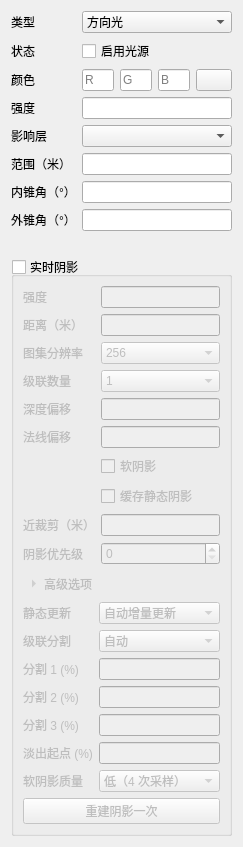
<?xml version="1.0" encoding="UTF-8"?>
<ui version="4.0">
 <class>LightComponentEditorForm</class>
 <widget class="QWidget" name="LightComponentEditorForm">
  <layout class="QFormLayout" name="formLayout">
   <property name="formAlignment"><set>Qt::AlignLeft|Qt::AlignTop</set></property>
   <property name="labelAlignment"><set>Qt::AlignLeft|Qt::AlignVCenter</set></property>
   <property name="fieldGrowthPolicy"><enum>QFormLayout::AllNonFixedFieldsGrow</enum></property>
   <item row="0" column="0"><widget class="QLabel" name="typeLabel"><property name="text"><string>类型</string></property></widget></item>
   <item row="0" column="1"><widget class="QComboBox" name="typeCombo">
    <item><property name="text"><string>方向光</string></property></item>
    <item><property name="text"><string>点光源</string></property></item>
    <item><property name="text"><string>聚光灯</string></property></item>
   </widget></item>
   <item row="1" column="0"><widget class="QLabel" name="stateLabel"><property name="text"><string>状态</string></property></widget></item>
   <item row="1" column="1"><widget class="QCheckBox" name="enabledCheck"><property name="text"><string>启用光源</string></property></widget></item>
   <item row="2" column="0"><widget class="QLabel" name="colorLabel"><property name="text"><string>颜色</string></property><property name="toolTip"><string>RGB 数值为线性颜色，可大于 1；色块与拾色器按 sRGB 显示。</string></property></widget></item>
   <item row="2" column="1"><layout class="QHBoxLayout" name="colorLayout">
    <item><widget class="QLineEdit" name="redEdit"><property name="sizePolicy"><sizepolicy hsizetype="Ignored" vsizetype="Fixed"><horstretch>1</horstretch><verstretch>0</verstretch></sizepolicy></property><property name="minimumSize"><size><width>32</width><height>0</height></size></property><property name="accessibleName"><string>R（线性）</string></property><property name="placeholderText"><string>R</string></property><property name="toolTip"><string>线性红色分量，可大于 1。拾色器按 sRGB 显示。</string></property></widget></item>
    <item><widget class="QLineEdit" name="greenEdit"><property name="sizePolicy"><sizepolicy hsizetype="Ignored" vsizetype="Fixed"><horstretch>1</horstretch><verstretch>0</verstretch></sizepolicy></property><property name="minimumSize"><size><width>32</width><height>0</height></size></property><property name="accessibleName"><string>G（线性）</string></property><property name="placeholderText"><string>G</string></property></widget></item>
    <item><widget class="QLineEdit" name="blueEdit"><property name="sizePolicy"><sizepolicy hsizetype="Ignored" vsizetype="Fixed"><horstretch>1</horstretch><verstretch>0</verstretch></sizepolicy></property><property name="minimumSize"><size><width>32</width><height>0</height></size></property><property name="accessibleName"><string>B（线性）</string></property><property name="placeholderText"><string>B</string></property></widget></item>
    <item><widget class="QPushButton" name="colorButton"><property name="text"><string/></property><property name="minimumSize"><size><width>36</width><height>0</height></size></property><property name="maximumSize"><size><width>36</width><height>16777215</height></size></property><property name="sizePolicy"><sizepolicy hsizetype="Fixed" vsizetype="Fixed"><horstretch>0</horstretch><verstretch>0</verstretch></sizepolicy></property><property name="accessibleName"><string>选择光源颜色</string></property><property name="toolTip"><string>选择颜色；拾色器按 sRGB 显示，保存为线性 RGB。</string></property></widget></item>
   </layout></item>
   <item row="3" column="0"><widget class="QLabel" name="intensityLabel"><property name="text"><string>强度</string></property></widget></item>
   <item row="3" column="1"><widget class="QLineEdit" name="intensityEdit"><property name="toolTip"><string>与 URP 对齐的相对强度，0 关闭照明；通过 Transform 旋转改变照射方向。</string></property></widget></item>
   <item row="4" column="0"><widget class="QLabel" name="maskLabel"><property name="text"><string>影响层</string></property></widget></item>
   <item row="4" column="1"><widget class="LayerMaskCombo" name="maskCombo"><property name="sizePolicy"><sizepolicy hsizetype="Ignored" vsizetype="Fixed"><horstretch>1</horstretch><verstretch>0</verstretch></sizepolicy></property></widget></item>
   <item row="5" column="0"><widget class="QLabel" name="rangeLabel"><property name="text"><string>范围（米）</string></property></widget></item>
   <item row="5" column="1"><widget class="QLineEdit" name="rangeEdit"><property name="toolTip"><string>照明强度随世界距离平方衰减，在此范围边缘平滑降到零。</string></property></widget></item>
   <item row="6" column="0"><widget class="QLabel" name="innerAngleLabel"><property name="text"><string>内锥角（°）</string></property></widget></item>
   <item row="6" column="1"><widget class="QLineEdit" name="innerAngleEdit"><property name="toolTip"><string>完整锥角，0° 至外锥角。由内锥向外锥平滑衰减。</string></property></widget></item>
   <item row="7" column="0"><widget class="QLabel" name="outerAngleLabel"><property name="text"><string>外锥角（°）</string></property></widget></item>
   <item row="7" column="1"><widget class="QLineEdit" name="outerAngleEdit"><property name="toolTip"><string>完整锥角，1° 至 179°。</string></property></widget></item>
   <item row="8" column="0" colspan="2"><widget class="QLabel" name="directionHint"><property name="wordWrap"><bool>true</bool></property></widget></item>
   <item row="9" column="0" colspan="2"><widget class="QGroupBox" name="shadowGroup">
    <property name="title"><string>实时阴影</string></property><property name="checkable"><bool>true</bool></property><property name="checked"><bool>false</bool></property>
    <property name="toolTip"><string>开启方向光阴影。当前由最亮且开启阴影的方向光提供主阴影。</string></property>
    <layout class="QFormLayout" name="shadowLayout">
     <property name="formAlignment"><set>Qt::AlignLeft|Qt::AlignTop</set></property>
     <property name="labelAlignment"><set>Qt::AlignLeft|Qt::AlignVCenter</set></property>
     <property name="fieldGrowthPolicy"><enum>QFormLayout::AllNonFixedFieldsGrow</enum></property>
     <item row="0" column="0"><widget class="QLabel" name="shadowStrengthLabel"><property name="text"><string>强度</string></property></widget></item>
     <item row="0" column="1"><widget class="QLineEdit" name="shadowStrengthEdit"><property name="toolTip"><string>阴影强度，范围 0 到 1。不会使环境漫反射完全变黑。</string></property></widget></item>
     <item row="1" column="0"><widget class="QLabel" name="shadowDistanceLabel"><property name="text"><string>距离（米）</string></property></widget></item>
     <item row="1" column="1"><widget class="QLineEdit" name="shadowDistanceEdit"><property name="toolTip"><string>从当前视口相机计算的最大阴影距离，必须大于 0。较短距离可提高局部阴影精度。</string></property></widget></item>
     <item row="2" column="0"><widget class="QLabel" name="shadowResolutionLabel"><property name="text"><string>图集分辨率</string></property></widget></item>
     <item row="2" column="1"><widget class="QComboBox" name="shadowResolutionCombo">
      <item><property name="text"><string>256</string></property></item><item><property name="text"><string>512</string></property></item><item><property name="text"><string>1024</string></property></item><item><property name="text"><string>2048</string></property></item><item><property name="text"><string>4096</string></property></item>
     </widget></item>
     <item row="3" column="0"><widget class="QLabel" name="shadowCascadesLabel"><property name="text"><string>级联数量</string></property></widget></item>
     <item row="3" column="1"><widget class="QComboBox" name="shadowCascadesCombo"><property name="toolTip"><string>将相机可视范围拆成多级阴影。更多级联提高近处精度，也会增加绘制成本。</string></property>
      <item><property name="text"><string>1</string></property></item><item><property name="text"><string>2</string></property></item><item><property name="text"><string>4</string></property></item>
     </widget></item>
     <item row="4" column="0"><widget class="QLabel" name="shadowDepthBiasLabel"><property name="text"><string>深度偏移</string></property></widget></item>
     <item row="4" column="1"><widget class="QLineEdit" name="shadowDepthBiasEdit"><property name="toolTip"><string>0 到 10 个阴影纹素，按每级联尺寸换算。减轻表面自阴影条纹；过大可能让阴影脱离物体。</string></property></widget></item>
     <item row="5" column="0"><widget class="QLabel" name="shadowNormalBiasLabel"><property name="text"><string>法线偏移</string></property></widget></item>
     <item row="5" column="1"><widget class="QLineEdit" name="shadowNormalBiasEdit"><property name="toolTip"><string>0 到 10 个阴影纹素，沿接收表面法线偏移阴影查询位置。过大可能造成漏光。</string></property></widget></item>
     <item row="6" column="1"><widget class="QCheckBox" name="softShadowsCheck"><property name="text"><string>软阴影</string></property><property name="toolTip"><string>使用邻近深度样本平滑阴影边缘，会增加采样成本。</string></property></widget></item>
     <item row="7" column="1"><widget class="QCheckBox" name="cacheStaticCastersCheck"><property name="text"><string>缓存静态阴影</string></property><property name="toolTip"><string>复用在 Static 菜单标记为 Shadow Caster Static 的物体阴影，其余物体的阴影单独实时更新。</string></property></widget></item>
     <item row="8" column="0"><widget class="QLabel" name="shadowNearPlaneLabel"><property name="text"><string>近裁剪（米）</string></property></widget></item>
     <item row="8" column="1"><widget class="QLineEdit" name="shadowNearPlaneEdit"><property name="toolTip"><string>聚光灯阴影图的近裁剪面。须为正数且小于照射范围。</string></property></widget></item>
     <item row="9" column="0"><widget class="QLabel" name="shadowPriorityLabel"><property name="text"><string>阴影优先级</string></property></widget></item>
     <item row="9" column="1"><widget class="QSpinBox" name="shadowPrioritySpin"><property name="maximum"><number>255</number></property><property name="toolTip"><string>聚光灯阴影数量达到视口预算时，优先为较高优先级的灯分配图集。</string></property></widget></item>
     <item row="10" column="0" colspan="2"><widget class="QToolButton" name="shadowAdvancedToggle">
      <property name="text"><string>高级选项</string></property>
      <property name="checkable"><bool>true</bool></property>
      <property name="toolButtonStyle"><enum>Qt::ToolButtonTextBesideIcon</enum></property>
      <property name="arrowType"><enum>Qt::RightArrow</enum></property>
      <property name="autoRaise"><bool>true</bool></property>
     </widget></item>
     <item row="11" column="0" colspan="2"><widget class="QWidget" name="shadowAdvancedOptions">
      <property name="visible"><bool>false</bool></property>
      <layout class="QFormLayout" name="shadowAdvancedLayout">
       <property name="formAlignment"><set>Qt::AlignLeft|Qt::AlignTop</set></property>
       <property name="labelAlignment"><set>Qt::AlignLeft|Qt::AlignVCenter</set></property>
       <property name="fieldGrowthPolicy"><enum>QFormLayout::AllNonFixedFieldsGrow</enum></property>
       <property name="leftMargin"><number>0</number></property><property name="topMargin"><number>0</number></property>
       <property name="rightMargin"><number>0</number></property><property name="bottomMargin"><number>0</number></property>
        <item row="0" column="0"><widget class="QLabel" name="shadowUpdateModeLabel"><property name="text"><string>静态更新</string></property></widget></item>
        <item row="0" column="1"><widget class="QComboBox" name="shadowUpdateModeCombo">
         <property name="toolTip"><string>自动增量更新可复用重叠深度，只补画新露出的部分。整级重绘会在某一级联需要更新时重画该级。</string></property>
         <item><property name="text"><string>自动增量更新</string></property></item>
         <item><property name="text"><string>整级重绘</string></property></item>
        </widget></item>
        <item row="1" column="0"><widget class="QLabel" name="shadowSplitModeLabel"><property name="text"><string>级联分割</string></property></widget></item>
        <item row="1" column="1"><widget class="QComboBox" name="shadowSplitModeCombo">
         <property name="toolTip"><string>自动分配级联距离，或按相机近裁剪面到有效阴影远端的百分比手动分割。</string></property>
         <item><property name="text"><string>自动</string></property></item>
         <item><property name="text"><string>手动</string></property></item>
        </widget></item>
        <item row="2" column="0"><widget class="QLabel" name="shadowSplit1Label"><property name="text"><string>分割 1 (%)</string></property><property name="toolTip"><string>相机近裁剪面到有效阴影远端的百分比。分割须在 0% 到 100% 之间且从近到远严格递增。</string></property></widget></item>
        <item row="2" column="1"><widget class="QLineEdit" name="shadowSplit1Edit"><property name="accessibleName"><string>第一级联结束百分比</string></property></widget></item>
        <item row="3" column="0"><widget class="QLabel" name="shadowSplit2Label"><property name="text"><string>分割 2 (%)</string></property><property name="toolTip"><string>相机近裁剪面到有效阴影远端的百分比。分割须在 0% 到 100% 之间且从近到远严格递增。</string></property></widget></item>
        <item row="3" column="1"><widget class="QLineEdit" name="shadowSplit2Edit"><property name="accessibleName"><string>第二级联结束百分比</string></property></widget></item>
        <item row="4" column="0"><widget class="QLabel" name="shadowSplit3Label"><property name="text"><string>分割 3 (%)</string></property><property name="toolTip"><string>相机近裁剪面到有效阴影远端的百分比。分割须在 0% 到 100% 之间且从近到远严格递增。</string></property></widget></item>
        <item row="4" column="1"><widget class="QLineEdit" name="shadowSplit3Edit"><property name="accessibleName"><string>第三级联结束百分比</string></property></widget></item>
        <item row="5" column="0"><widget class="QLabel" name="shadowFadeStartLabel"><property name="text"><string>淡出起点 (%)</string></property><property name="toolTip"><string>相机深度达到有效最大阴影距离的这个百分比后开始淡出。100% 表示在远端直接截止。</string></property></widget></item>
        <item row="5" column="1"><widget class="QLineEdit" name="shadowFadeStartEdit"><property name="accessibleName"><string>阴影淡出起点百分比</string></property></widget></item>
        <item row="6" column="0"><widget class="QLabel" name="shadowFilterQualityLabel"><property name="text"><string>软阴影质量</string></property></widget></item>
        <item row="6" column="1"><widget class="QComboBox" name="shadowFilterQualityCombo">
         <property name="toolTip"><string>更高质量会平滑更宽的阴影边缘，并增加 GPU 采样开销。如果切到高档后表面出现自阴影条纹，可调整深度偏移和法线偏移。</string></property>
         <item><property name="text"><string>低（4 次采样）</string></property></item>
         <item><property name="text"><string>中（9 次采样）</string></property></item>
         <item><property name="text"><string>高（25 次采样）</string></property></item>
        </widget></item>
        <item row="7" column="0" colspan="2"><widget class="QPushButton" name="rebuildShadowsButton">
         <property name="text"><string>重建阴影一次</string></property>
         <property name="toolTip"><string>在使用此光源阴影的视口下一次绘制时重建阴影图。</string></property>
        </widget></item>
      </layout>
     </widget></item>
    </layout>
   </widget></item>
  </layout>
 </widget>
 <customwidgets><customwidget><class>LayerMaskCombo</class><extends>QComboBox</extends><header>LayerMaskCombo.h</header></customwidget></customwidgets>
 <resources/><connections/>
</ui>
